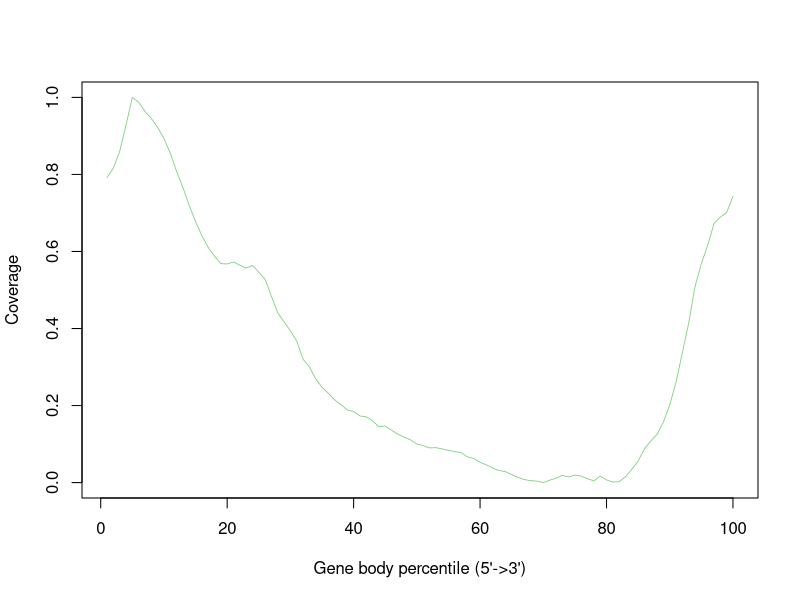

This chart was generated by the following R code:
illumina_sample1B.possorted_genome_bam.correctedBC_xf25 <- c(0.7921100369060113,0.8163109279324988,0.8597571570555814,0.9279255485512131,1.0,0.9875033882637494,0.963622210329513,0.9452456578096873,0.9223722711445034,0.8932922803188791,0.855072665225641,0.8081304429416385,0.7659839170414029,0.7194865129727063,0.6776666504493359,0.640934396263527,0.6104990999381424,0.5879454263652096,0.5683386734686785,0.5676366947226489,0.5727590544832811,0.564411762661681,0.5568151015784096,0.5637236844848796,0.5461325141264535,0.5276169559143447,0.4838232125605543,0.44052988969898316,0.4176495527491851,0.3940116347764441,0.367586652673427,0.32044287213561395,0.300662362123729,0.26947643506001573,0.24749963511005776,0.2318962461512799,0.21452053461589252,0.20231583483343643,0.18844306674358316,0.1842520451212477,0.1729786834770884,0.17082409524670036,0.1601276072255159,0.1451775450204686,0.1468734144663224,0.13602402018362653,0.1255985932623941,0.11794632990220949,0.11093349272652715,0.10013970072074452,0.09610853564453464,0.09001313603792076,0.09072901535317872,0.08754578499989575,0.08359802333905574,0.0802549364396472,0.07785708824776374,0.0666949311574309,0.06274716949659088,0.052794361929121,0.04611513841491809,0.037795647731774615,0.03139443560213791,0.028510067487263605,0.020607593880969426,0.013497452720688911,0.007874672467837558,0.005150160899088817,0.0037879051147144474,0.0,0.006157952168141285,0.01116215709033285,0.018724066750533435,0.014699851958937719,0.019544200335003717,0.016659832220129414,0.009980608705926508,0.004482933576129943,0.016882241327782373,0.007033688029524809,0.0012649517997762008,0.0022796933534428234,0.015172471312700254,0.034251002578555595,0.05587333801319164,0.08731642560762863,0.10812557774240855,0.12529278073937128,0.157486499072137,0.20147485039512367,0.26110829238457317,0.33732511346339633,0.4145844772343427,0.5091222485560783,0.5685888837147881,0.6156631614064596,0.6725512409733179,0.6895029851472417,0.7011308113067231,0.7428533698454952)


pdf("illumina_sample1B.CDS_only.geneBodyCoverage.curves.pdf")
x=1:100
icolor = colorRampPalette(c("#7fc97f","#beaed4","#fdc086","#ffff99","#386cb0","#f0027f"))(1)
plot(x,illumina_sample1B.possorted_genome_bam.correctedBC_xf25,type='l',xlab="Gene body percentile (5'->3')", ylab="Coverage",lwd=0.8,col=icolor[1])
dev.off()
